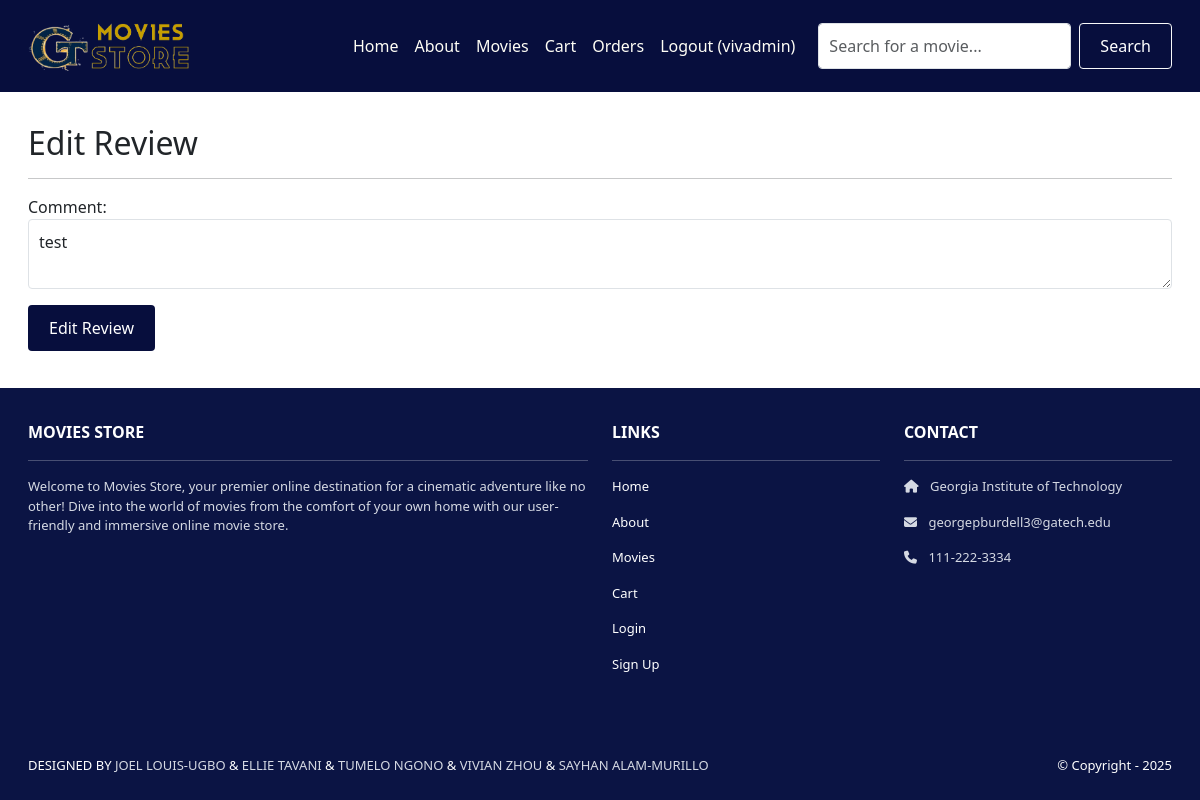
/moviepage/tt26743210/review/17/edit/ (signed in), run on an earlier commit of the app's database.
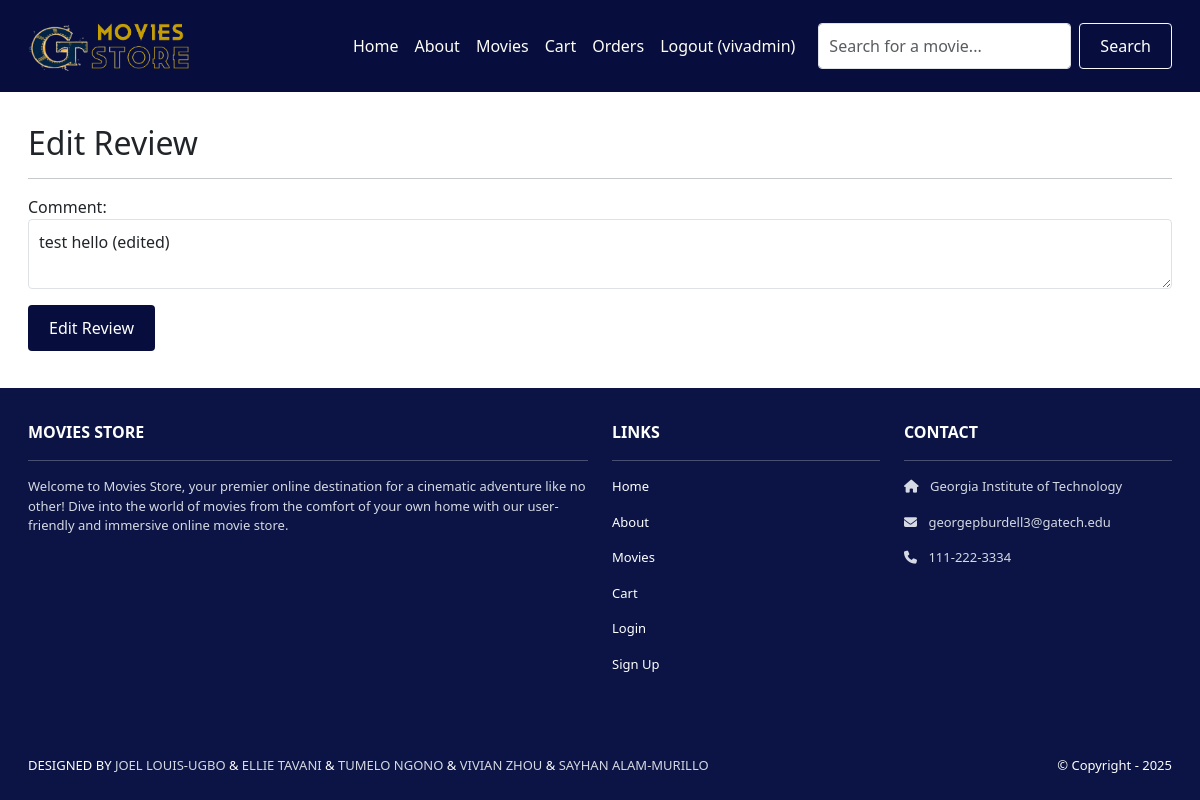
And on a later commit of the database.
### moviepage/models.py (models this page shows, shortened)
class Review(models.Model):
    comment = models.CharField(max_length=255)
    date = models.DateTimeField(auto_now_add=True)
    movie = models.ForeignKey(Movie, on_delete=models.CASCADE)
    user = models.ForeignKey(User, on_delete=models.CASCADE)

### moviepage/views.py (the view)
# urls.py: path('<movie_id>/review/<int:review_id>/edit/', views.edit_review, name='moviepage.edit_review'),
@login_required
def edit_review(request, movie_id, review_id):
   review = get_object_or_404(Review, id=review_id)
   movie = get_object_or_404(Movie, imdb_id=movie_id)
   reviews = Review.objects.filter(movie=movie)
   if request.user != review.user:
       return render(request, 'moviepage/movie_detail.html', {'movie': movie, 'reviews': reviews})
   if request.method == 'GET':
       template_data = {}
       template_data['title'] = 'Edit Review'
       template_data['review'] = review
       return render(request, 'moviepage/edit_review.html',{'template_data': template_data})
   elif request.method == 'POST' and request.POST['comment'] != '':
       review = Review.objects.get(id=review_id)
       review.comment = request.POST['comment'] + ' (edited)'
       review.save()
       return render(request, 'moviepage/movie_detail.html', {'movie': movie, 'reviews': reviews})
   else:
       return render(request, 'moviepage/movie_detail.html', {'movie': movie, 'reviews': reviews})

### moviepage/templates/moviepage/edit_review.html (shortened to what this page needs)
 {% extends 'base.html' %}
 {% block content %}
 <div class="p-3">
  <div class="container">
    <div class="row mt-3">
      <div class="col mx-auto mb-3">
        <h2>Edit Review</h2>
        <hr />
        <form method="POST">
          <p>
            <label for="comment">Comment:</label>
            <textarea name="comment" required
            class="form-control" id="comment">{{ template_data.review.comment }}</textarea>
          </p>
          <div class="text-start">
            <button type="submit"
              class="btn bg-dark text-white">Edit Review
            </button>
          </div>
        </form>
      </div>
    </div>
  </div>
 </div>
 {% endblock content %}

What changed in the data, as far as the page shows it:
changed Review: comment "test" → "test hello (edited)"
